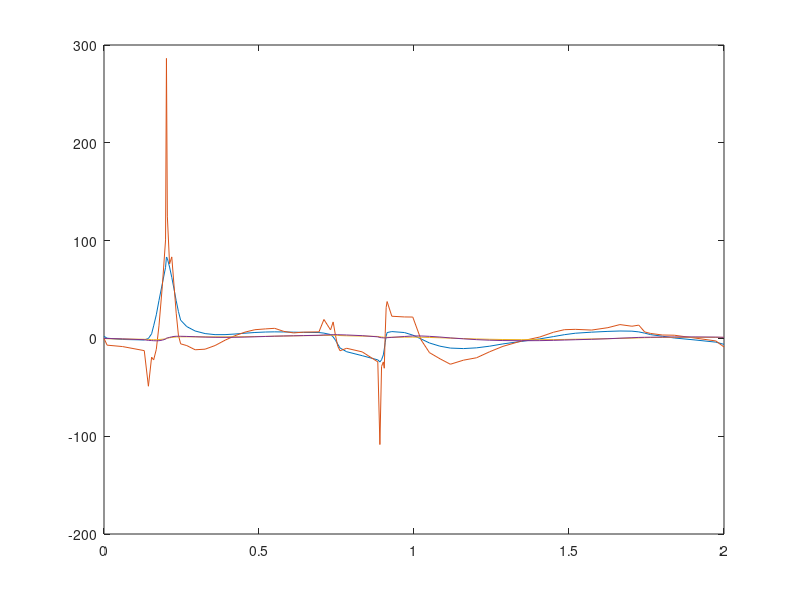
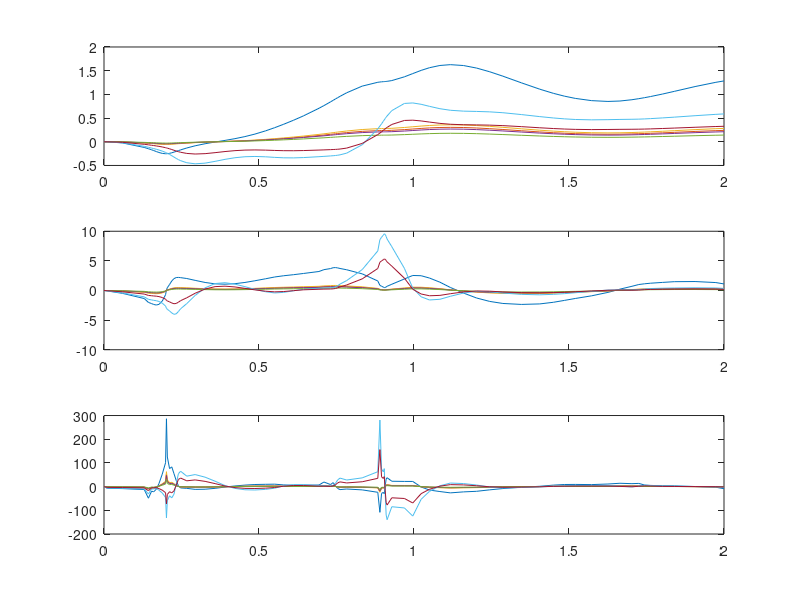

The MATLAB source for these figures, in order:
load('derivates.mat')
load('resultsFK.mat')
[b,a]=butter(1,0.1,'low');  %this makes a lowpass filter
y_filt = filtfilt(b,a,ddq_OS);
ddq_OS_filtered=y_filt;
plot(t_OS_FK,y_filt(:,1))
hold on
plot(t_OS_FK,ddq_OS(:,1))
[b,a]=butter(1,0.1,'low');  %this makes a lowpass filter
y_filt2=filtfilt(b,a,dq_OS);
dq_OS_filtered=y_filt2;
plot(t_OS_FK,y_filt2(:,1))
hold on
plot(t_OS_FK,dq_OS(:,1))
%save('OS_states.mat','t_OS_FK','q_OS','dq_OS','ddq_OS','ddq_OS_filtered','dq_OS_filtered');

figure
subplot(311)
plot(t_OS_FK,q_OS)
subplot(312)
plot(t_OS_FK,dq_OS)
subplot(313)
plot(t_OS_FK,ddq_OS)